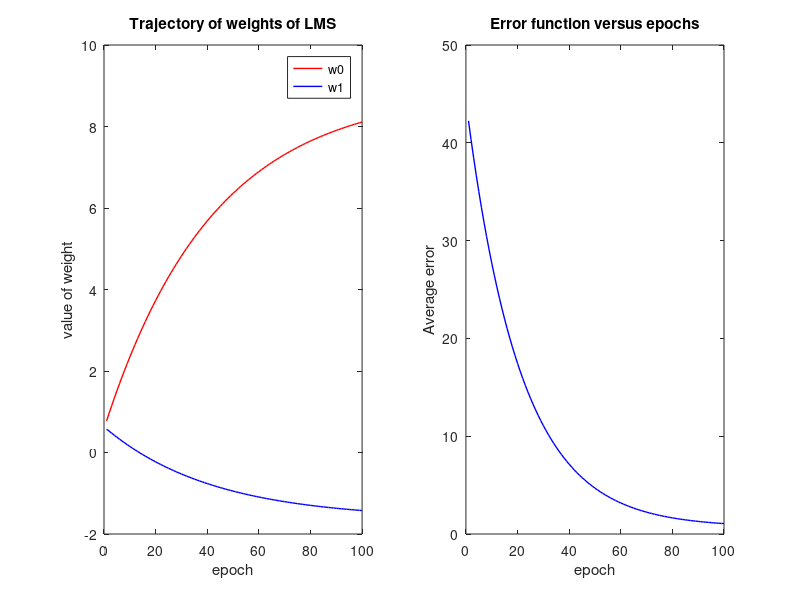
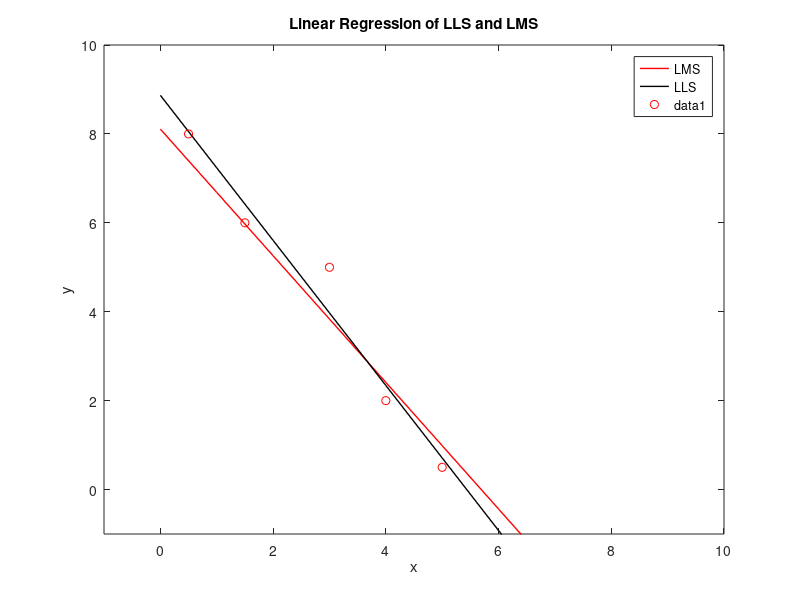

Reproduce these figures in MATLAB, in order.
%init
clc;clf;clear;

%para
eta=0.02;
i=1;
t=0;
epoch=100;
w0=zeros(1,epoch);
w1=zeros(1,epoch);
e1=zeros(1,epoch);

%input
x=[1,0.5;1,1.5;1,3;1,4.0;1,5.0];
d=[8.0,6.0,5,2,0.5];
w=rand(1,2);

%learning procedure
while (t<epoch)
    w0(i)=w(1);   %this number is b%
    w1(i)=w(2);   %this number is w%
    
    y=w*x';
    e=d-y;
    e1(i)=e*e'/2;
    w=w+eta*e*x; 
    
    t=t+1;
    i=i+1;
end

figure(1);
%Plot Trajectory of weights
subplot(1,2,1);
x_num=1:epoch;
plot(x_num,w0,'color','r','LineWidth',1);
hold on;
plot(x_num,w1,'color','b','LineWidth',1);
hold on;
axis([0,epoch,-2,10]);
legend('w0','w1');
title('Trajectory of weights of LMS');
xlabel('epoch');
ylabel('value of weight');

%Plot Trajectory of error
subplot(1,2,2);
x_epoch=1:epoch;
plot(x_epoch,e1,'color','b','LineWidth',1);
hold on;
title('Error function versus epochs');
xlabel('epoch');
ylabel('Average error');

w_lms=w1(epoch);%LMS%
b_lms=w0(epoch);
x_num=0:epoch;
y1=w_lms.*x_num+b_lms;

x=[1,0.5;1,1.5;1,3;1,4.0;1,5.0];
d=[8.0;6.0;5;2;0.5];
temp_1=x'*x;%LLS%
temp_2=temp_1^-1;
temp_3=temp_2*x'*d;
w_lls=temp_3(2);
b_lls=temp_3(1);
y2=w_lls.*x_num+b_lls;

figure(3);
plot(x_num,y1,'color','r','LineWidth',1);
hold on;
plot(x_num,y2,'color','k','LineWidth',1);
hold on;
legend('LMS','LLS');
scatter([0.5,1.5,3,4.0,5.0],[8.0,6.0,5,2,0.5],'r','o');
axis([-1,10,-1,10]);
title('Linear Regression of LLS and LMS');
xlabel('x');
ylabel('y');